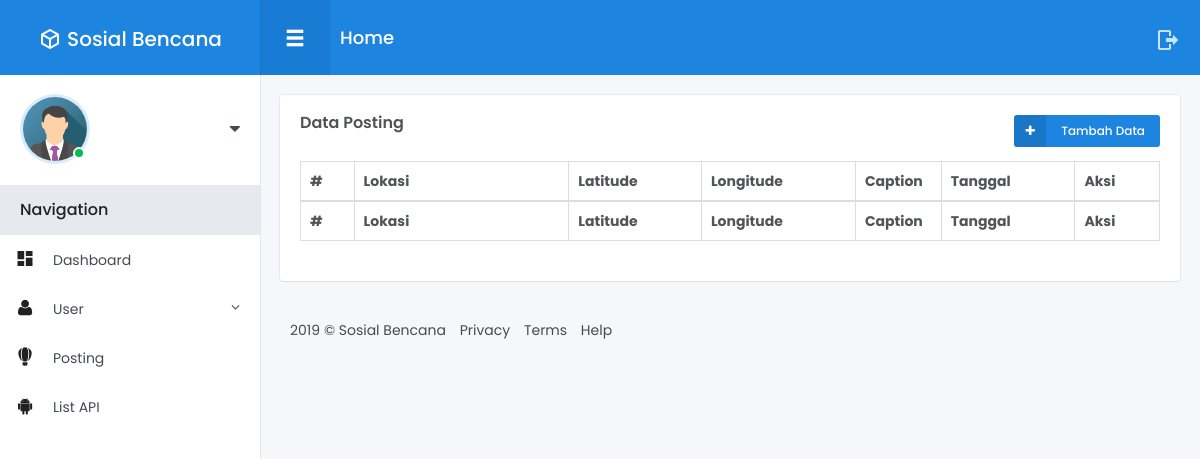
The page /index.php/posting on the database as committed earlier.
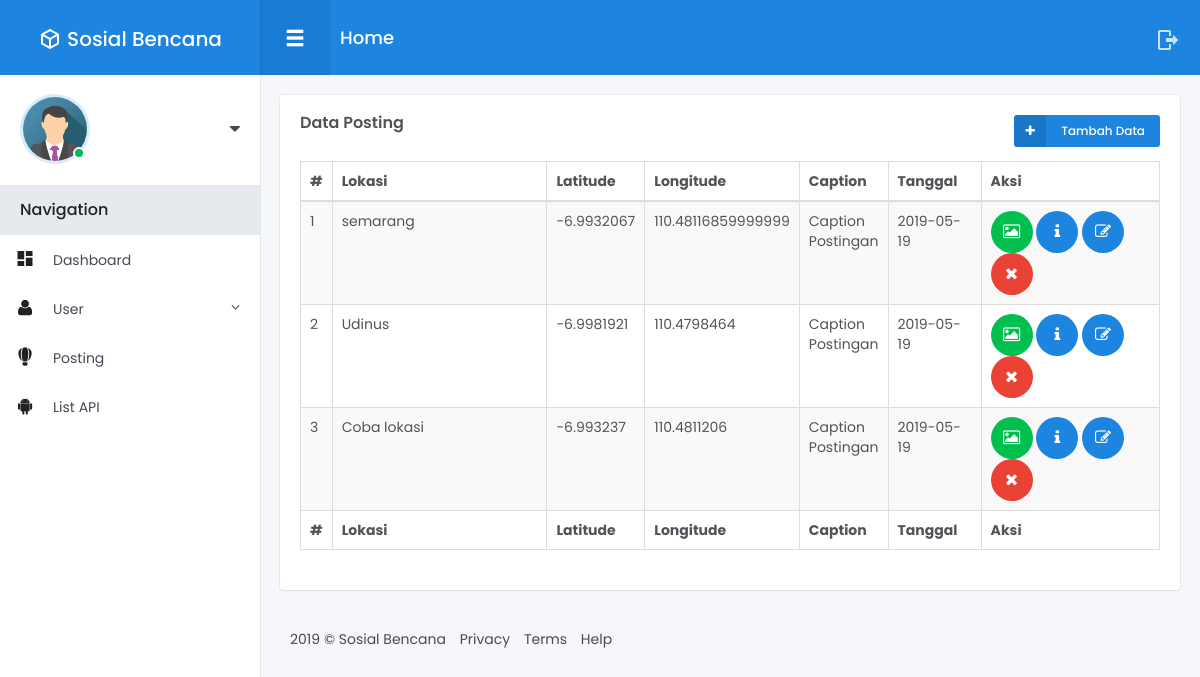
The same page on the database as committed later.
### tables this page shows
CREATE TABLE `post` (
  `id_post` int(11) NOT NULL,
  `nama_img` varchar(255) DEFAULT NULL,
  `api_img` varchar(256) NOT NULL,
  `slug_post` varchar(255) DEFAULT NULL,
  `lokasi` varchar(255) NOT NULL,
  `lttd_loc` varchar(255) DEFAULT NULL,
  `lgttd_loc` varchar(255) DEFAULT NULL,
  `caption` text,
  `tanggal` date DEFAULT NULL,
  `waktu` time DEFAULT NULL,
  `user_kode` varchar(100) NOT NULL
);

### application/controllers/Posting.php (called while the page is built, shortened)
<?php
class Posting extends CI_Controller {
	public function __construct()
	{
        $this->load->model('Posting_model');
        $this->load->model('Status_model');
    }
    public function index()
    {
        $post           = $this->Posting_model->getPost()->result_array();
        $data = array(
            'post'      => $post,
        );
        $this->load->view('Admin/Posting/index', $data);
    }
}

### index.php (called while the page is built, shortened)
<?php
require_once BASEPATH.'core/CodeIgniter.php';

### application/models/Posting_model.php (called while the page is built, shortened)
<?php
class Posting_model extends CI_Model {
    public function getPost()
    {
        return $this->db->get('post');
    }
}

### application/views/Admin/Posting/index.php (the view, shortened to what this page needs)
<!DOCTYPE html>
<html lang="en">
<head>
	<?php $this->load->view('Admin/include/css'); ?>
</head>
<body>
<div class="main-menu">
	<header class="header">
		<?php $this->load->view('Admin/include/header'); ?>
	</header>
	<div class="content">
        <?php $this->load->view('Admin/include/sidebar'); ?>
	</div>
</div>
<div class="fixed-navbar">
	<?php $this->load->view('Admin/include/navbar'); ?>
</div>
<div id="wrapper">
	<div class="main-content">
		<div class="row small-spacing">
            <div class="col-lg-12">
				<div class="box-content">
					<h4 class="box-title">Data Posting</h4>
					<div class="dropdown js__drop_down">
                        <a href="<?php echo base_url('posting/tambah'); ?>" class="btn btn-xs btn-primary btn-icon btn-icon-left waves-effect waves-light"><i class="ico fa fa-plus"></i> Tambah Data</a>
					</div>
					<div class="table-responsive">
						<table id="example" class="table table-striped table-bordered display" style="width:100%">
							<thead>
								<tr>
									<th>#</th>
									<th width="25%">Lokasi</th>
									<th>Latitude</th>
									<th>Longitude</th>
									<th width="10%">Caption</th>
									<th>Tanggal</th>
									<th>Aksi</th>
								</tr>
							</thead>
							<tfoot>
								<tr>
									<th>#</th>
									<th width="25%">Lokasi</th>
									<th>Latitude</th>
									<th>Longitude</th>
									<th width="10%">Caption</th>
									<th>Tanggal</th>
									<th>Aksi</th>
								</tr>
							</tfoot>
							<tbody>
								<?php
								$no = 1;
								foreach($post as $post) {
								?>
								<tr>
									<td><?php echo $no++; ?></td>
									<td style="word-wrap: break-word;"><?php echo $post['lokasi']; ?></td>
									<td><?php echo $post['lttd_loc']; ?></td>
									<td><?php echo $post['lgttd_loc']; ?></td>
									<td><?php echo $post['caption']; ?></td>
									<td><?php echo $post['tanggal']; ?></td>
									<td>
										<a href="#" onClick="show_image(<?php echo $post['id_post']; ?>)" data-toggle="modal" data-target="#imageModal" data-image="<?php echo $post['nama_img']; ?>" id="showimage<?php $post['id_post']; ?>" class="btn btn-success btn-circle waves-effect waves-light" title="Show Image"><i class="ico fa fa-image"></i></a>
										<a href="<?php echo base_url('posting/detail/').$post['id_post']; ?>" class="btn btn-primary btn-circle waves-effect waves-light" title="Show Post"><i class="ico fa fa-info"></i></a>
										<a href="<?php echo base_url('posting/edit/').$post['id_post']; ?>" class="btn btn-primary btn-circle waves-effect waves-light" title="Show Post"><i class="ico fa fa-edit"></i></a>
										<a href="#" onClick="return hapus('<?php echo base_url('posting/hapus/').$post['id_post']; ?>');" class="btn btn-danger btn-circle waves-effect waves-light" title="Show Image"><i class="ico fa fa-times"></i></a>
									</td>
								</tr>
								<?php } ?>
							</tbody>
						</table>
					</div>
				</div>
			</div>
		</div>
		<footer class="footer">
			<?php $this->load->view('Admin/include/footer'); ?>
		</footer>
	</div>
</div>
</body>
</html>

### application/views/Admin/include/css.php (shortened to what this page needs)
<link rel="stylesheet" href="<?php echo base_url(); ?>asset/admin/styles/style.min.css">
<link rel="stylesheet" href="<?php echo base_url(); ?>asset/admin/fonts/material-design/css/materialdesignicons.css">
<link rel="stylesheet" href="<?php echo base_url(); ?>asset/admin/plugin/mCustomScrollbar/jquery.mCustomScrollbar.min.css">
<link rel="stylesheet" href="<?php echo base_url(); ?>asset/admin/plugin/waves/waves.min.css">
<link rel="stylesheet" href="<?php echo base_url(); ?>asset/admin/plugin/sweet-alert/sweetalert.css">
<link rel="stylesheet" href="<?php echo base_url(); ?>asset/admin/plugin/chart/morris/morris.css">
<link rel="stylesheet" href="<?php echo base_url(); ?>asset/admin/plugin/datatables/media/css/dataTables.bootstrap.min.css">
<link rel="stylesheet" href="<?php echo base_url(); ?>asset/admin/plugin/datatables/extensions/Responsive/css/responsive.bootstrap.min.css">
<link rel="stylesheet" href="https://unpkg.com/leaflet@1.4.0/dist/leaflet.css"/>

### application/views/Admin/include/header.php (shortened to what this page needs)
<a href="<?php echo base_url('admin'); ?>" class="logo"><i class="ico mdi mdi-cube-outline"></i><?php echo SITE_NAME; ?></a>
<div class="user">
    <a href="#" class="avatar"><img src="<?php echo base_url('asset/img/sosial/avatar.png') ?>" alt=""><span class="status online"></span></a>
    <div class="control-wrap js__drop_down">
        <i class="fa fa-caret-down js__drop_down_button"></i>
    </div>
</div>

### application/views/Admin/include/sidebar.php (shortened to what this page needs)
<div class="navigation">
	<h5 class="title">Navigation</h5>
	<ul class="menu js__accordion">
		<li class="">
			<a class="waves-effect" href="<?php echo base_url('admin'); ?>"><i class="menu-icon mdi mdi-view-dashboard"></i><span>Dashboard</span></a>
		</li>
		<li>
			<a class="waves-effect parent-item js__control" href="#"><i class="menu-icon fa fa-user"></i><span>User</span><span class="menu-arrow fa fa-angle-down"></span></a>
		</li>
		<li class="">
			<a class="waves-effect" href="<?php echo base_url('posting'); ?>"><i class="menu-icon mdi mdi-airballoon"></i><span>Posting</span></a>
		</li>
		<li class="">
			<a class="waves-effect" href="<?php echo base_url('Admin/listAPI'); ?>"><i class="menu-icon fa fa-android"></i><span>List API</span></a>
		</li>
	</ul>
</div>

### application/views/Admin/include/navbar.php
<div class="pull-left">
    <button type="button" class="menu-mobile-button glyphicon glyphicon-menu-hamburger js__menu_mobile"></button>
    <a href="<?php echo base_url('/'); ?>" style="color: #fff;"><h1 class="page-title">Home</h1></a>
</div>
<div class="pull-right">
    <a href="<?php echo base_url('logout'); ?>" class="ico-item mdi mdi-logout"></a>
</div>

### application/views/Admin/include/footer.php
<ul class="list-inline">
    <li><?php echo date('Y'); ?> © <?php echo SITE_NAME; ?></li>
    <li><a href="#">Privacy</a></li>
    <li><a href="#">Terms</a></li>
    <li><a href="#">Help</a></li>
</ul>

Rows that differ between the two databases and show on the page:
added post: lokasi "semarang", lttd_loc "-6.9932067", lgttd_loc "110.48116859999999", caption "Caption Postingan", tanggal "2019-05-19"
added post: lokasi "Udinus", lttd_loc "-6.9981921", lgttd_loc "110.4798464", caption "Caption Postingan", tanggal "2019-05-19"
added post: lokasi "Coba lokasi", lttd_loc "-6.993237", lgttd_loc "110.4811206", caption "Caption Postingan", tanggal "2019-05-19"
